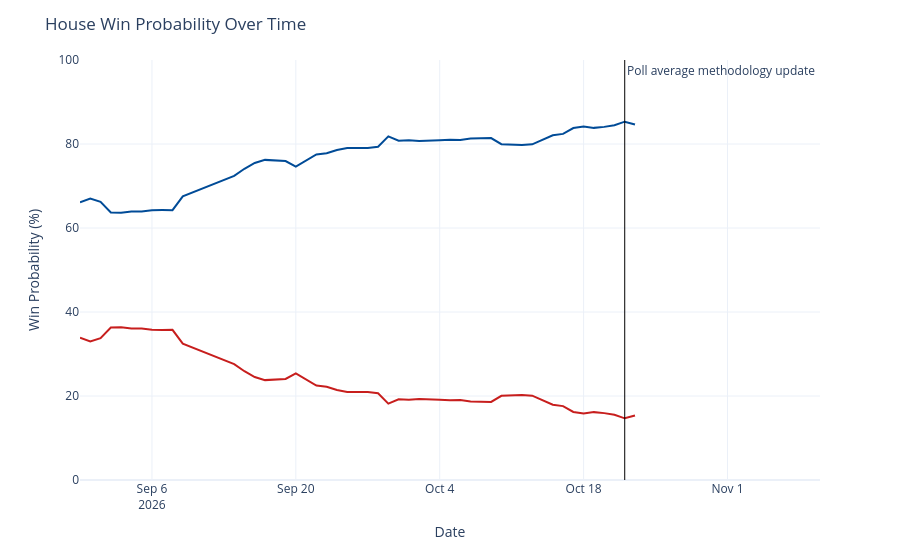

The cell this chart's notebook holds for it:
### Code cell
chance_over_time = output_ts[(output_ts['geo'] == 'US House') &
                             (output_ts['type'] == 'chance')]
chance_over_time['rep_chance'] = chance_over_time['y'].map(lambda x: 100 - x)
chance_over_time = chance_over_time.rename({'y': 'Democrats', 'rep_chance': 'Republicans'}, axis=1)
chance_time_ser = px.line(chance_over_time, x='date', y=['Democrats', 'Republicans'], template='plotly_white',
                         color_discrete_map={'Democrats': '#004b97', 'Republicans': '#c71e1d'},)
chance_time_ser.update_traces(hovertemplate="%{y:.1f}%")
chance_time_ser.update_layout(
    xaxis=dict(range=[pd.to_datetime('2026-08-30'), pd.to_datetime('2026-11-10')]),
    yaxis=dict(range=[0, 100]),
    xaxis_title='Date',
    yaxis_title='Win Probability (%)',
    title=dict(text="House Win Probability Over Time"),
    hovermode="x",
    showlegend=False
)
chance_time_ser.add_vline(x=pd.to_datetime('2026-10-22').timestamp() * 1000, line_width=1, line_color='black',
                          annotation_text='Poll average methodology update', annotation_position='top right')
chance_time_ser

### Figure 1 — Plotly figure (JSON) as saved in the notebook; plotly's stock layout.template omitted (floating-point values rounded to 4 significant figures)
{"data": [{"hovertemplate": "%{y:.1f}%", "legendgroup": "Democrats", "line": {"color": "#004b97", "dash": "solid"}, "marker": {"symbol": "circle"}, "mode": "lines", "name": "Democrats", "orientation": "v", "showlegend": true, "type": "scatter", "x": ["2026-08-30", "2026-08-31", "2026-09-01", "2026-09-02", "2026-09-03", "2026-09-04", "2026-09-05", "2026-09-06", "2026-09-07", "2026-09-08", "2026-09-09", "2026-09-14", "2026-09-15", "2026-09-16", "2026-09-17", "2026-09-18", "2026-09-19", "2026-09-20", "2026-09-21", "2026-09-22", "2026-09-23", "2026-09-24", "2026-09-25", "2026-09-26", "2026-09-27", "2026-09-28", "2026-09-29", "2026-09-30", "2026-10-01", "2026-10-02", "2026-10-03", "2026-10-04", "2026-10-05", "2026-10-06", "2026-10-07", "2026-10-08", "2026-10-09", "2026-10-10", "2026-10-11", "2026-10-12", "2026-10-13", "2026-10-15", "2026-10-16", "2026-10-17", "2026-10-18", "2026-10-19", "2026-10-20", "2026-10-21", "2026-10-22", "2026-10-23"], "xaxis": "x", "y": [66.12, 67.02, 66.25, 63.69, 63.65, 63.91, 63.91, 64.23, 64.27, 64.25, 67.54, 72.39, 74.1, 75.49, 76.22, 76.08, 75.94, 74.59, 76.12, 77.51, 77.78, 78.58, 79.05, 79.05, 79.05, 79.34, 81.82, 80.78, 80.9, 80.69, 80.7, 80.88, 81.01, 80.94, 81.32, 81.39, 81.42, 79.94, 79.78, 79.75, 79.92, 82.09, 82.41, 83.8, 84.17, 83.84, 84.08, 84.45, 85.31, 84.64], "yaxis": "y"}, {"hovertemplate": "%{y:.1f}%", "legendgroup": "Republicans", "line": {"color": "#c71e1d", "dash": "solid"}, "marker": {"symbol": "circle"}, "mode": "lines", "name": "Republicans", "orientation": "v", "showlegend": true, "type": "scatter", "x": ["2026-08-30", "2026-08-31", "2026-09-01", "2026-09-02", "2026-09-03", "2026-09-04", "2026-09-05", "2026-09-06", "2026-09-07", "2026-09-08", "2026-09-09", "2026-09-14", "2026-09-15", "2026-09-16", "2026-09-17", "2026-09-18", "2026-09-19", "2026-09-20", "2026-09-21", "2026-09-22", "2026-09-23", "2026-09-24", "2026-09-25", "2026-09-26", "2026-09-27", "2026-09-28", "2026-09-29", "2026-09-30", "2026-10-01", "2026-10-02", "2026-10-03", "2026-10-04", "2026-10-05", "2026-10-06", "2026-10-07", "2026-10-08", "2026-10-09", "2026-10-10", "2026-10-11", "2026-10-12", "2026-10-13", "2026-10-15", "2026-10-16", "2026-10-17", "2026-10-18", "2026-10-19", "2026-10-20", "2026-10-21", "2026-10-22", "2026-10-23"], "xaxis": "x", "y": [33.88, 32.98, 33.75, 36.31, 36.35, 36.09, 36.09, 35.77, 35.73, 35.75, 32.46, 27.61, 25.9, 24.51, 23.78, 23.92, 24.06, 25.41, 23.88, 22.49, 22.22, 21.42, 20.95, 20.95, 20.95, 20.66, 18.18, 19.22, 19.1, 19.31, 19.3, 19.12, 18.99, 19.06, 18.68, 18.61, 18.58, 20.06, 20.22, 20.25, 20.08, 17.91, 17.59, 16.2, 15.83, 16.16, 15.92, 15.55, 14.69, 15.36], "yaxis": "y"}], "layout": {"annotations": [{"showarrow": false, "text": "Poll average methodology update", "x": 1792627200000, "xanchor": "left", "xref": "x", "y": 1, "yanchor": "top", "yref": "y domain"}], "hovermode": "x", "legend": {"title": {"text": "variable"}, "tracegroupgap": 0}, "margin": {"t": 60}, "shapes": [{"line": {"color": "black", "width": 1}, "type": "line", "x0": 1792627200000, "x1": 1792627200000, "xref": "x", "y0": 0, "y1": 1, "yref": "y domain"}], "showlegend": false, "title": {"text": "House Win Probability Over Time"}, "xaxis": {"anchor": "y", "domain": [0, 1], "range": ["2026-08-30T00:00:00", "2026-11-10T00:00:00"], "title": {"text": "Date"}}, "yaxis": {"anchor": "x", "domain": [0, 1], "range": [0, 100], "title": {"text": "Win Probability (%)"}}}}
